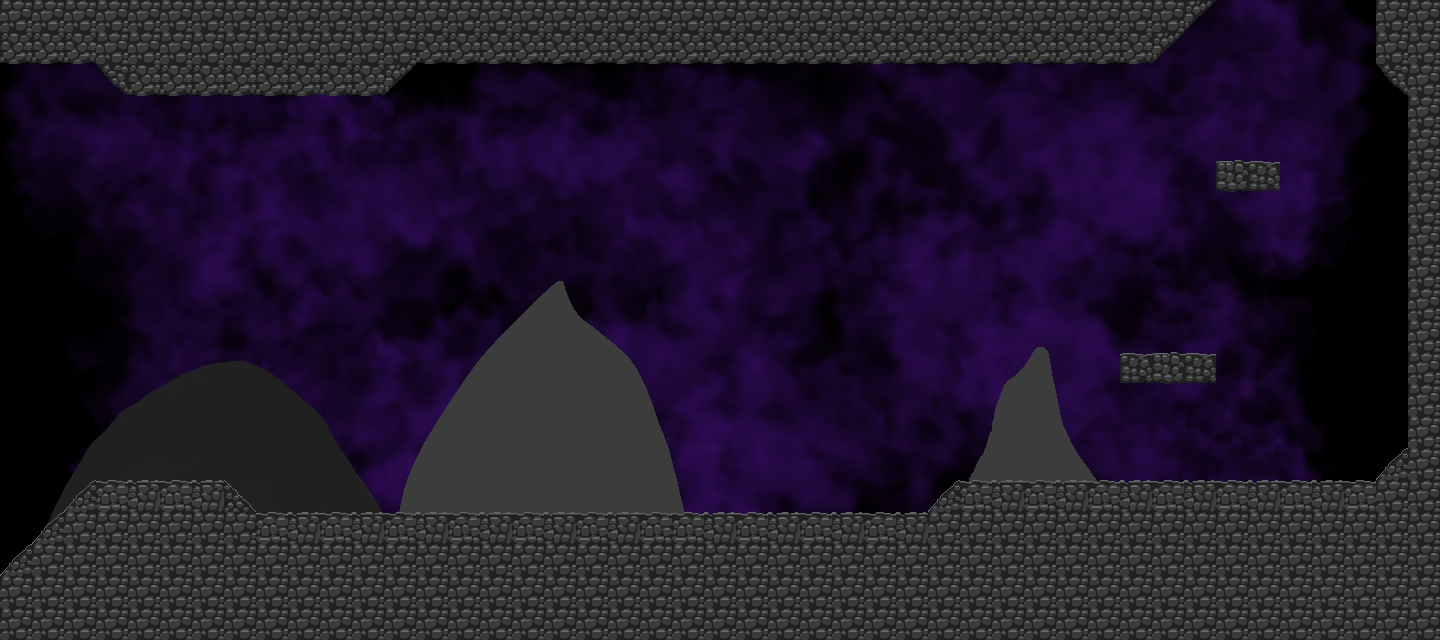

This game map was drawn from its Tiled (.tmx) file and the tilesets committed beside it. A one-line description and the trimmed map source follow:
An orthogonal 45x20 tile map with 32x32 px tiles, 1 tile layer (ground), 2 image layers and 14 objects (player, game.PositionLevelEntity, me.LevelEntity).

<map version="1.0" orientation="orthogonal" renderorder="right-down" width="45" height="20" tilewidth="32" tileheight="32">
 <tileset firstgid="1" name="tiles" tilewidth="32" tileheight="32">
  <image source="../img/tiles.png" width="160" height="288" />
 </tileset>
 <imagelayer name="background">
  <image source="../img/levelonebg.png" />
 </imagelayer>
 <imagelayer name="backdrop">
  <image source="../img/levelonebackdrop.png" />
  <properties>
   <property name="ratio" value="0.5" />
  </properties>
 </imagelayer>
 <layer name="ground" width="45" height="20">
  <data>[900 cells, 310 non-empty, 10 distinct tile ids]</data>
 </layer>
 <objectgroup name="entities">
  <object name="player" x="105" y="449" width="32" height="32" />
  <object name="game.PositionLevelEntity" x="0" y="64" width="32" height="500">
   <properties>
    <property name="duration" value="150" />
    <property name="fade" value="#000000" />
    <property name="flip" value="true" />
    <property name="to" value="levelone" />
    <property name="to_x" value="2496" />
    <property name="to_y" value="224" />
   </properties>
  </object>
  <object name="me.LevelEntity" x="1217" y="3" width="152" height="26">
   <properties>
    <property name="duration" value="150" />
    <property name="fade" value="#000000" />
    <property name="to" value="surfacetwo" />
   </properties>
  </object>
 </objectgroup>
 <objectgroup name="collision">
  <object x="3" y="580">
   <polygon points="-2.21982,-3.32973 92.8324,-98.8324 220.445,-98.6649 252.503,-67.7225 253,60 -2.10991,59.555" />
  </object>
  <object x="258" y="641">
   <polygon points="-1.94234,-1.66486 -2.49729,-128.497 670.387,-128.613 672,0" />
  </object>
  <object x="930" y="642">
   <polygon points="0,0 -0.947751,-130.613 27,-160 509.665,-160.277 510,-1" />
  </object>
  <object x="1120" y="353" width="96" height="32" />
  <object x="1217" y="161" width="64" height="32" />
  <object x="3" y="63">
   <polygon points="-2.21982,0 -1.83243,-63.0522 91.6649,-61.8324 92.1099,0.832432" />
  </object>
  <object x="95" y="3">
   <polygon points="0,0 1,61 32.3351,92.7802 289.56,92 320.723,60.0577 320.78,-3.27748" />
  </object>
  <object x="420" y="3">
   <polygon points="-3.32973,-3.05225 -4.21982,59.7748 732.283,60.7225 794.78,-2.83243" />
  </object>
  <object x="1376.54" y="1.43589">
   <polygon points="0,0 62.7004,-0.478629 63.1791,94.7686 31.1109,95.2472 0,62.2218" />
  </object>
  <object x="1376.54" y="481.501">
   <polygon points="0,0 31.1109,-32.5468 63.6577,-32.0682 63.1791,0" />
  </object>
  <object x="1407.17" y="97.1617" width="33.9145" height="351.726" />
 </objectgroup>
</map>